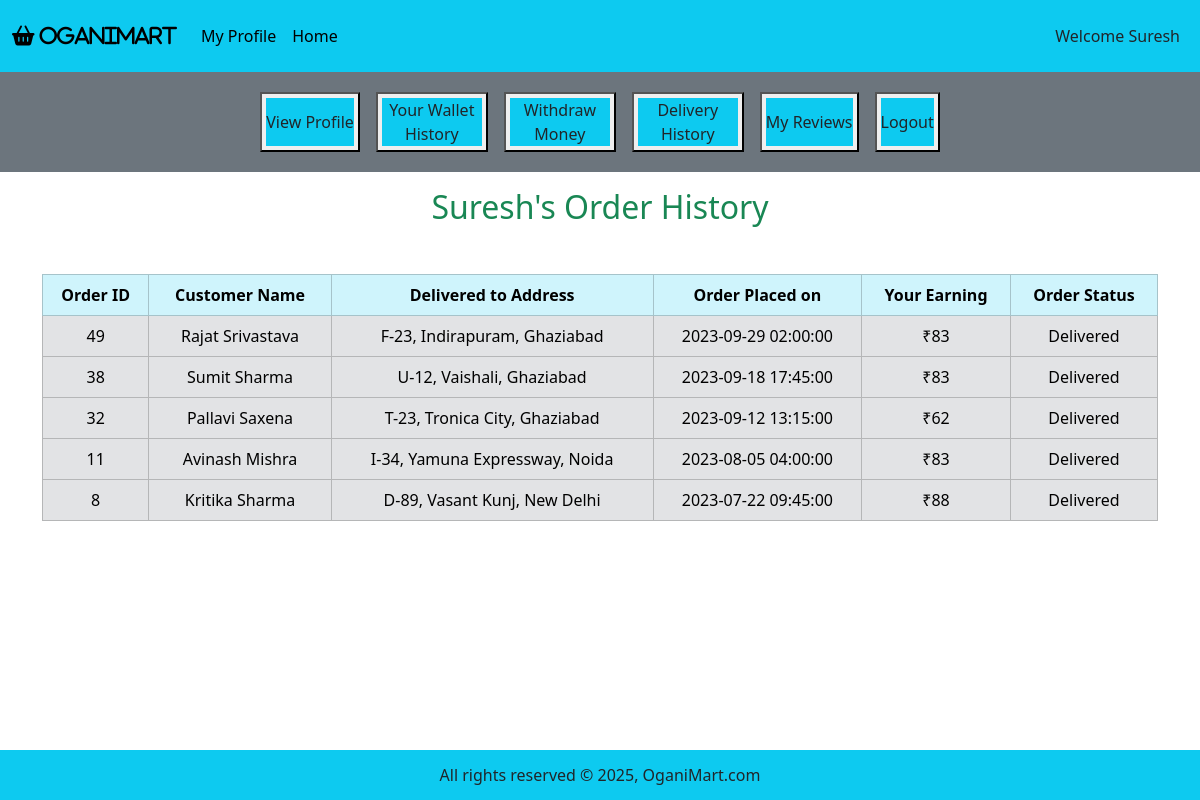
Screenshot of /agent_mode/profile_page.php?agent_id=4&history with the database file from the repository.
### tables this page shows
CREATE TABLE `deliveryagent` (
  `agentID` int(11) NOT NULL,
  `first_name` varchar(50) NOT NULL,
  `last_name` varchar(50) DEFAULT NULL,
  `availabilityStatus` varchar(20) NOT NULL DEFAULT 'Offline',
  `phone_no` bigint(20) NOT NULL,
  `email` varchar(100) NOT NULL,
  `password` varchar(50) NOT NULL,
  `dob` date NOT NULL,
  `age` int(11) DEFAULT 0
);

CREATE TABLE `order` (
  `orderID` int(11) NOT NULL,
  `status` varchar(20) NOT NULL DEFAULT 'Confirmed',
  `total_price` decimal(10,2) NOT NULL,
  `time` timestamp NOT NULL DEFAULT current_timestamp(),
  `location` varchar(255) NOT NULL,
  `agentPayment` int(11) NOT NULL DEFAULT 50,
  `customerID` int(11) NOT NULL,
  `agentID` int(11) NOT NULL
);

CREATE TABLE `customer` (
  `customerID` int(11) NOT NULL,
  `first_name` varchar(50) NOT NULL,
  `last_name` varchar(50) DEFAULT NULL,
  `address_street` varchar(100) NOT NULL,
  `address_city` varchar(50) NOT NULL,
  `address_state` varchar(50) NOT NULL,
  `pincode` int(11) NOT NULL,
  `phone_no` bigint(20) NOT NULL,
  `email` varchar(100) NOT NULL,
  `password` varchar(50) NOT NULL,
  `dob` date NOT NULL,
  `age` int(11) DEFAULT 0,
  `gender` varchar(10) DEFAULT NULL
);

### agent_mode/agent_history.php (the view, shortened to what this page needs)
<?php
$fetch_orders = "SELECT * FROM `order` WHERE agentID = $agent_id AND status = 'Delivered' ORDER BY orderID DESC;";
$result_fetch = mysqli_query($con, $fetch_orders);
$num_of_rows = mysqli_num_rows($result_fetch);
if ($num_of_rows == 0) {
    echo "<h2 class='text-center text-danger'> Deliver orders to view history! </h2>";
} else {
    ?>
    <h2 class="text-center text-success"><?php echo "$agent_name's Order History"; ?></h2>
    <table class="table table-bordered mt-5">
        <thead class="table-info text-center text-white">
            <tr>
                <th>Order ID</th>
                <th>Customer Name</th>
                <th>Delivered to Address</th>
                <th>Order Placed on</th>
                <th>Your Earning</th>
                <th>Order Status</th>
            </tr>
        </thead>
        <tbody class="table-secondary text-white">
            <?php
            while ($fetch_row = mysqli_fetch_assoc($result_fetch)) {
                $order_id = $fetch_row["orderID"];
                $order_location = $fetch_row["location"];
                $order_time = $fetch_row["time"];
                $order_custID = $fetch_row["customerID"];
                $order_agentPayment = $fetch_row["agentPayment"];
                $order_status = $fetch_row["status"];
                ?>
                <tr class='text-center align-middle'>
                    <td>
                        <?php echo $order_id; ?>
                    </td>
                    <td>
                        <?php
                        $get_cust = "SELECT * FROM customer WHERE customerID = $order_custID;";
                        $result_get = mysqli_query($con, $get_cust);
                        $row_cust = mysqli_fetch_assoc($result_get);
                        $cust_fname = $row_cust['first_name'];
                        $cust_lname = $row_cust['last_name'];
                        if ($cust_lname === null) {
                            $cust_name = $cust_fname;
                        } else {
                            $cust_name = $cust_fname . ' ' . $cust_lname;
                        }
                        echo $cust_name;
                        ?>
                    </td>
                    <td>
                        <?php echo $order_location; ?>
                    </td>
                    <td>
                        <?php echo $order_time; ?>
                    </td>
                    <td>
                        <?php echo "₹$order_agentPayment"; ?>
                    </td>
                    <td>
                        <?php echo $order_status; ?>
                    </td>
                </tr>
                <?php
            }
            ?>
        </tbody>
    </table>
    <?php
}
?>

### agent_mode/profile_page.php (shortened to what this page needs)
<?php
include ('../includes/connect.php');
if (isset ($_GET['agent_id'])) {
    $agent_id = $_GET['agent_id'];
    $get_data = "SELECT * FROM deliveryAgent WHERE agentID = $agent_id;";
    $result_get = mysqli_query($con, $get_data);
    $row_data = mysqli_fetch_assoc($result_get);
    $agent_id = $row_data["agentID"];
    $agent_fname = $row_data['first_name'];
    $agent_lname = $row_data['last_name'];
    $agent_status = $row_data['availabilityStatus'];
    if ($agent_lname === null) {
        $agent_name = $agent_fname;
    } else {
        $agent_name = $agent_fname . ' ' . $agent_lname;
    }
    if ($agent_status == "Offline") {
        $nextPage = "offlineHome";
    } else {
        $nextPage = "home";
    }
}
?>
<!DOCTYPE html>
<html lang="en">
<head>
    <link href="https://cdn.jsdelivr.net/npm/bootstrap@5.3.3/dist/css/bootstrap.min.css" rel="stylesheet"
>
    <link rel="stylesheet" href="https://cdnjs.cloudflare.com/ajax/libs/font-awesome/6.5.1/css/all.min.css"
 />
    <link rel="stylesheet" href="../style.css">
</head>
<body>
    <div class="container-fluid p-0">
        <nav class="navbar navbar-expand-lg bg-info">
            <div class="container-fluid">
                <a class="navbar-brand" href="#"><i class="fa fa-shopping-basket" aria-hidden="true"> OganiMart</i></a>
                <div class="collapse navbar-collapse" id="navbarSupportedContent">
                    <ul class="navbar-nav me-auto mb-2 mb-lg-0">
                        <li class="nav-item">
                            <a class="nav-link active" aria-current="page"
                                href='profile_page.php?agent_id=<?php echo "$agent_id"; ?>'>My Profile</a>
                        </li>
                        <li class="nav-item">
                            <a class="nav-link active" aria-current="page"
                                href="index.php?agent_id=<?php echo "$agent_id" . '&' . $nextPage; ?>">Home</a>
                        </li>
                </div>
                <nav class="navbar navbar-expand-lg">
                    <ul class="navbar-nav">
                        <li class="nav-item">
                            <a href="" class="nav-link text-dark">Welcome
                                <?php echo "$agent_name"; ?>
                            </a>
                        </li>
                    </ul>
                </nav>
            </div>
        </nav>
        <div class="row">
            <div class="col-md-12 bg-secondary p-1 align-items-center">
                <div class="button text-center">
                    <button class="my-3 mx-2"><a
                            href="profile_page.php?agent_id=<?php echo "$agent_id"; ?>&view_profile"
                            class="nav-link text-dark bg-info my-1 mx-1">View Profile</a></button>
                    <button class="my-3 mx-2"><a
                            href="profile_page.php?agent_id=<?php echo "$agent_id"; ?>&wallet_history"
                            class="nav-link text-dark bg-info my-1 mx-1">Your Wallet History</a></button>
                    <button class="my-3 mx-2"><a href="profile_page.php?agent_id=<?php echo "$agent_id"; ?>&top_up"
                            class="nav-link text-dark bg-info my-1 mx-1">Withdraw Money</a></button>
                    <button class="my-3 mx-2"><a href="profile_page.php?agent_id=<?php echo "$agent_id"; ?>&history"
                            class="nav-link text-dark bg-info my-1 mx-1">Delivery History</a></button>
                    <button class="my-3 mx-2"><a
                            href="profile_page.php?agent_id=<?php echo "$agent_id"; ?>&view_reviews"
                            class="nav-link text-dark bg-info my-1 mx-1">My Reviews</a></button>
                    <button class="my-3 mx-2"><a href="../start.php"
                            class="nav-link text-dark bg-info my-1 mx-1">Logout</a></button>
                </div>
            </div>
        </div>
        <div class="container my-3">
            <?php
            if (isset ($_GET['history'])) {
                include ('agent_history.php');
            }
            ?>
        </div>
        <?php
        include ("../includes/footer.php");
        ?>
    </div>
</body>
</html>

### style.css (style rules this page uses)
* { margin: 0; padding: 0; box-sizing: border-box; }

### agent_mode/profile_page.php (style rules this page uses)
body { overflow-x: hidden; }
.button { display: flex; justify-content: center; }
.button .nav-link { white-space: normal; max-width: 100px; min-height: 48px; text-align: center; display: flex; align-items: center; margin: 10px; }

### includes/footer.php (style rules this page uses)
body { margin: 0; padding: 0; min-height: 100vh; position: relative; }

### rows the page displays
deliveryagent: first_name "Suresh"
order: orderID "49", customerID.last_name "Rajat Srivastava", location "F-23, Indirapuram, Ghaziabad", time "2023-09-29 02:00:00", agentPayment "83", status "Delivered"
order: orderID "38", customerID.last_name "Sumit Sharma", location "U-12, Vaishali, Ghaziabad", time "2023-09-18 17:45:00", agentPayment "83", status "Delivered"
order: orderID "32", customerID.last_name "Pallavi Saxena", location "T-23, Tronica City, Ghaziabad", time "2023-09-12 13:15:00", agentPayment "62", status "Delivered"
order: orderID "11", customerID.last_name "Avinash Mishra", location "I-34, Yamuna Expressway, Noida", time "2023-08-05 04:00:00", agentPayment "83", status "Delivered"
order: orderID "8", customerID.last_name "Kritika Sharma", location "D-89, Vasant Kunj, New Delhi", time "2023-07-22 09:45:00", agentPayment "88", status "Delivered"
